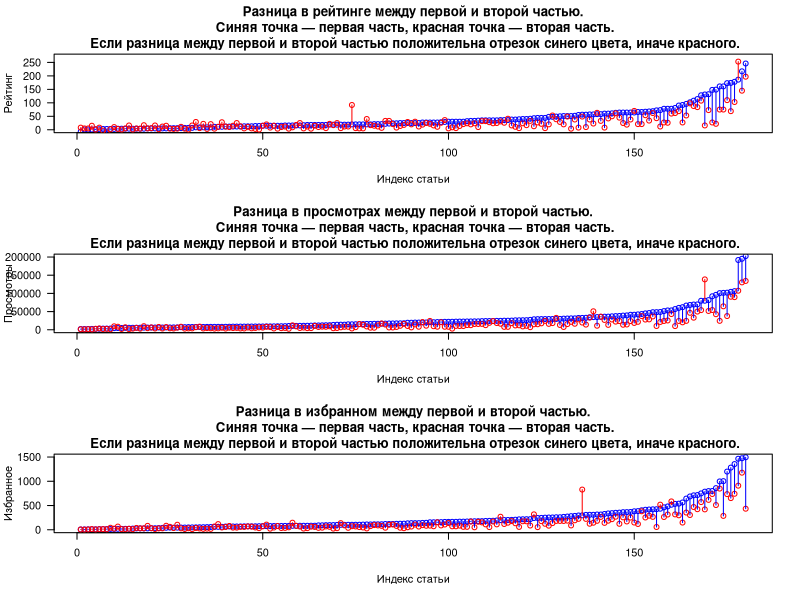

Reproduce this figure in R.
data1 <- read.csv("series1.csv")
data2 <- read.csv("series2.csv")

draw_dif <- function(x,y1,y2, ylim=NA, ylab=NA, main=NA){

  stopifnot(length(y1) == length(y2))

  data = data.frame(x = x, y1 = y1, y2 = y2) 
  data = data[order(data$y1),]
  
  y1 = data$y1
  y2 = data$y2

  #prot points and lasso line for the first parts
  if(is.na(ylim)){
   plot(y1, col="blue")
  }
  else{
   plot(y1, col="blue", ylim=c(0,ylim), ylab=ylab, main=main, lab.cex=1.2, xlab="Индекс статьи", las=1)
  }

  #for the second parts
  dummyx = 1:length(y2)
  points(dummyx,y2, col="red")


  #compute distance and draw lines between first and second parts
  for(i in 1:length(y1)){
   dif = y1[i] - y2[i]
   if(dif > 0){
    col = "blue"
   }
   else{
    col = "red"
   }
     segments(i, y1[i], y1 = y2[i], col=col) 
  }
}

print_percent_dif <- function(y1,y2){
  dif     = y1 - y2
  sum_dif = sum(dif < 0)
  print(sum_dif/length(y1))
}

par(mfrow=c(3,1))
draw_dif(data1$id,data1$score,data2$score, ylim=270, ylab="Рейтинг", main="Разница в рейтинге между первой и второй частью.\n Синяя точка — первая часть, красная точка — вторая часть.\n Если разница между первой и второй частью положительнa отрезок синего цвета, иначе красного." )
draw_dif(data1$id, data1$view,data2$view, ylim=200000, ylab="Просмотры", main="Разница в просмотрах между первой и второй частью.\n Синяя точка — первая часть, красная точка — вторая часть.\n Если разница между первой и второй частью положительнa отрезок синего цвета, иначе красного.")
 draw_dif(data1$id, data1$fav, data2$fav,ylim=1500, ylab="Избранное", main="Разница в избранном между первой и второй частью.\n Синяя точка — первая часть, красная точка — вторая часть.\n Если разница между первой и второй частью положительнa отрезок синего цвета, иначе красного.")

 print_percent_dif(data1$score, data2$score)
 print_percent_dif(data1$view, data2$view)
 print_percent_dif(data1$fav, data2$fav)
